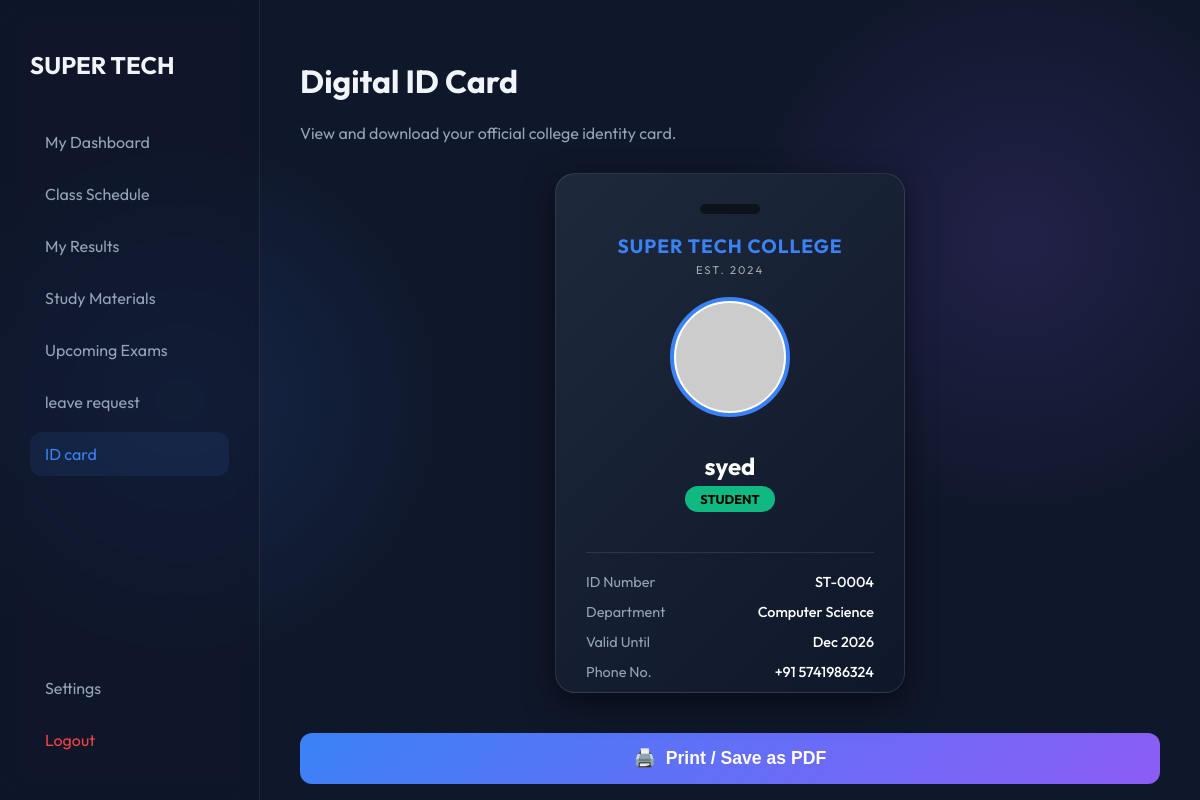
Screenshot of /student_id_card.php (signed in) with the database file from the repository.
### tables this page shows
CREATE TABLE `users` (
  `id` int(11) NOT NULL,
  `name` varchar(100) NOT NULL,
  `email` varchar(100) NOT NULL,
  `password` varchar(255) NOT NULL,
  `role` enum('admin','teacher','student') NOT NULL,
  `dept_id` int(11) DEFAULT NULL,
  `salary` decimal(10,2) DEFAULT 0.00,
  `fees_due` decimal(10,2) DEFAULT 0.00,
  `phone` varchar(20) DEFAULT NULL,
  `designation` varchar(100) DEFAULT 'Student',
  `profile_pic` varchar(255) DEFAULT NULL
);

CREATE TABLE `departments` (
  `id` int(11) NOT NULL,
  `name` varchar(100) NOT NULL,
  `fees` decimal(10,2) DEFAULT 0.00
);

### student_id_card.php (the view, shortened to what this page needs)
<?php
include 'db.php';
$student_id = $_SESSION['user_id'];
$sql = "SELECT users.*, departments.name as dept_name
        FROM users
        LEFT JOIN departments ON users.dept_id = departments.id
        WHERE users.id = $student_id";
$res = $conn->query($sql);
$student = $res->fetch_assoc();
$profile_src = !empty($student['profile_pic']) ? $student['profile_pic'] : "https://ui-avatars.com/api/?name=".urlencode($student['name'])."&background=random&size=128";
?>
<!DOCTYPE html>
<html>
<head>
    <link rel="stylesheet" href="style.css">
</head>
<body>
    <div class="dashboard-container">
        <div class="sidebar no-print">
            <h2 style="margin-bottom: 40px;">SUPER TECH</h2>
            <nav>
                <a href="student_dashboard.php" class="nav-item">My Dashboard</a>
                <a href="student_schedule.php" class="nav-item">Class Schedule</a>
                <a href="student_results.php" class="nav-item">My Results</a>
                <a href="student_materials.php" class="nav-item">Study Materials</a>
                <a href="student_exams.php" class="nav-item">Upcoming Exams</a>
                <a href="student_leave.php" class="nav-item">leave request</a>
                <a href="student_id_card.php" class="nav-item active"">ID card</a>
            </nav>
            <div style="margin-top: auto;">
            	<a href="settings.php" class="nav-item">Settings</a>
                <a href="logout.php" class="nav-item" style="color: #ef4444;">Logout</a>
            </div>
        </div>
        <div class="main-area">
            <div class="no-print" style="margin-bottom: 30px;">
                <h1>Digital ID Card</h1>
                <p style="color: var(--text-muted);">View and download your official college identity card.</p>
            </div>
            <div class="id-card-container">
                <div class="hole-punch"></div>
                <div class="college-name">Super Tech College</div>
                <div style="font-size: 0.7rem; color: #aaa; letter-spacing: 2px;">EST. 2024</div>
                <img src="<?php echo $profile_src; ?>" class="profile-img">
                <div class="student-name"><?php echo $student['name']; ?></div>
                <div class="role-badge">STUDENT</div>
                <div class="details-grid">
                    <div class="detail-row">
                        <span class="label">ID Number</span>
                        <span class="value">ST-<?php echo str_pad($student['id'], 4, '0', STR_PAD_LEFT); ?></span>
                    </div>
                    <div class="detail-row">
                        <span class="label">Department</span>
                        <span class="value"><?php echo $student['dept_name']; ?></span>
                    </div>
                    <div class="detail-row">
                        <span class="label">Valid Until</span>
                        <span class="value">Dec 2026</span>
                    </div>
                    <div class="detail-row">
                        <span class="label">Phone No.</span>
                        <span class="value"><?php echo isset($student['phone']) ? $student['phone'] : '-'; ?></span>
                    </div>
                </div>
            </div>
            <div style="text-align: center; margin-top: 40px;" class="no-print">
                <button onclick="window.print()" class="btn-tech" style="padding: 15px 40px; font-size: 1.1rem; display: flex; align-items: center; justify-content: center; margin: 0 auto; gap: 10px;">
                    <span>🖨️</span> Print / Save as PDF
                </button>
            </div>
        </div>
    </div>
</body>
</html>

### style.css (style rules this page uses)
:root { --bg-deep: #0f172a; --accent-glow: #3b82f6; --accent-secondary: #8b5cf6; --text-main: #f1f5f9; --text-muted: #94a3b8; --glass-bg: rgba(255, 255, 255, 0.03); --glass-border: rgba(255, 255, 255, 0.08); --input-bg: rgba(0, 0, 0, 0.2); }
* { box-sizing: border-box; }
body { font-family: 'Outfit', sans-serif; margin: 0; background-color: var(--bg-deep); background-image: radial-gradient(circle at 15% 50%, rgba(59, 130, 246, 0.15), transparent 25%), radial-gradient(circle at 85% 30%, rgba(139, 92, 246, 0.15), transparent 25%); color: var(--text-main); height: 100vh; overflow: hidden; }
.btn-tech { width: 100%; padding: 14px; margin-top: 10px; background: linear-gradient(135deg, var(--accent-glow), var(--accent-secondary)); color: white; border: none; border-radius: 12px; font-size: 1rem; font-weight: 600; cursor: pointer; transition: transform 0.2s, box-shadow 0.2s; }
.dashboard-container { display: flex; height: 100vh; }
.sidebar { width: 260px; background: rgba(15, 23, 42, 0.6); backdrop-filter: blur(10px); border-right: 1px solid var(--glass-border); padding: 30px; display: flex; flex-direction: column; }
.nav-item { display: flex; align-items: center; padding: 12px 15px; color: var(--text-muted); text-decoration: none; border-radius: 12px; margin-bottom: 8px; transition: 0.3s; }
.nav-item:hover, .nav-item.active { background: rgba(59, 130, 246, 0.1); color: var(--accent-glow); }
.main-area { flex: 1; padding: 40px; overflow-y: auto; }

### student_id_card.php (style rules this page uses)
.id-card-container { width: 350px; height: 520px; background: linear-gradient(135deg, #1e293b 0%, #0f172a 100%); border-radius: 20px; box-shadow: 0 10px 30px rgba(0,0,0,0.5); border: 1px solid rgba(255,255,255,0.1); text-align: center; padding: 30px; position: relative; overflow: hidden; margin: 0 auto; }
.hole-punch { width: 60px; height: 10px; background: rgba(0,0,0,0.5); border-radius: 10px; margin: 0 auto 20px auto; }
.college-name { font-size: 1.2rem; font-weight: bold; color: #3b82f6; margin-bottom: 5px; text-transform: uppercase; letter-spacing: 1px; }
.profile-img { width: 120px; height: 120px; border-radius: 50%; border: 4px solid #3b82f6; object-fit: cover; margin: 20px auto; background: #fff; padding: 2px; }
.student-name { font-size: 1.5rem; font-weight: bold; color: white; margin: 10px 0 5px 0; }
.role-badge { background: #10b981; color: black; padding: 5px 15px; border-radius: 20px; font-size: 0.8rem; font-weight: bold; display: inline-block; margin-bottom: 20px; }
.details-grid { text-align: left; margin-top: 20px; border-top: 1px solid rgba(255,255,255,0.1); padding-top: 20px; }
.detail-row { display: flex; justify-content: space-between; margin-bottom: 12px; font-size: 0.9rem; }
.label { color: var(--text-muted); }
.value { color: white; font-weight: 500; }

### rows the page displays
users: name "syed", id "0004", dept.name "Computer Science", phone "+91 5741986324"
